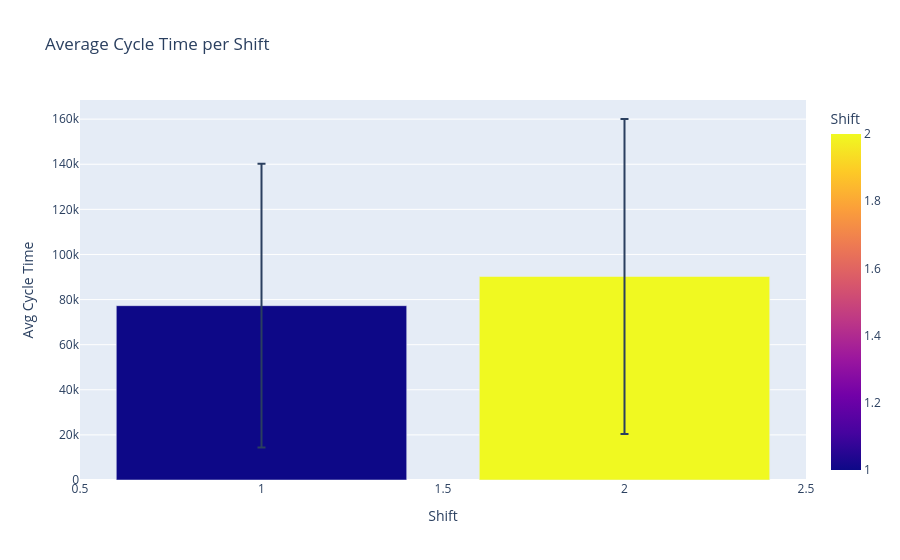

Notebook code for this chart:
### Code cell
fig = px.bar(df, x='shiftid', y='average_cycletime', 
             error_y='cycle_variance', 
             title='Average Cycle Time per Shift',
             labels={'shiftid': 'Shift', 'average_cycletime': 'Avg Cycle Time'},
             color='shiftid')

fig.show()
df

### Figure 1 — Plotly figure (JSON) as saved in the notebook; plotly's stock layout.template omitted (floating-point values rounded to 4 significant figures)
{"data": [{"error_y": {"array": [69830.0, 62910.0]}, "hovertemplate": "Shift=%{marker.color}<br>Avg Cycle Time=%{y}<extra></extra>", "legendgroup": "", "marker": {"color": [2, 1], "coloraxis": "coloraxis", "pattern": {"shape": ""}}, "name": "", "orientation": "v", "showlegend": false, "textposition": "auto", "type": "bar", "x": [2, 1], "xaxis": "x", "y": [90230.0, 77290.0], "yaxis": "y"}], "layout": {"barmode": "relative", "coloraxis": {"colorbar": {"title": {"text": "Shift"}}, "colorscale": [[0, "#0d0887"], [0.1111, "#46039f"], [0.2222, "#7201a8"], [0.3333, "#9c179e"], [0.4444, "#bd3786"], [0.5556, "#d8576b"], [0.6667, "#ed7953"], [0.7778, "#fb9f3a"], [0.8889, "#fdca26"], [1, "#f0f921"]]}, "legend": {"tracegroupgap": 0}, "title": {"text": "Average Cycle Time per Shift"}, "xaxis": {"anchor": "y", "domain": [0, 1], "title": {"text": "Shift"}}, "yaxis": {"anchor": "x", "domain": [0, 1], "title": {"text": "Avg Cycle Time"}}}}
